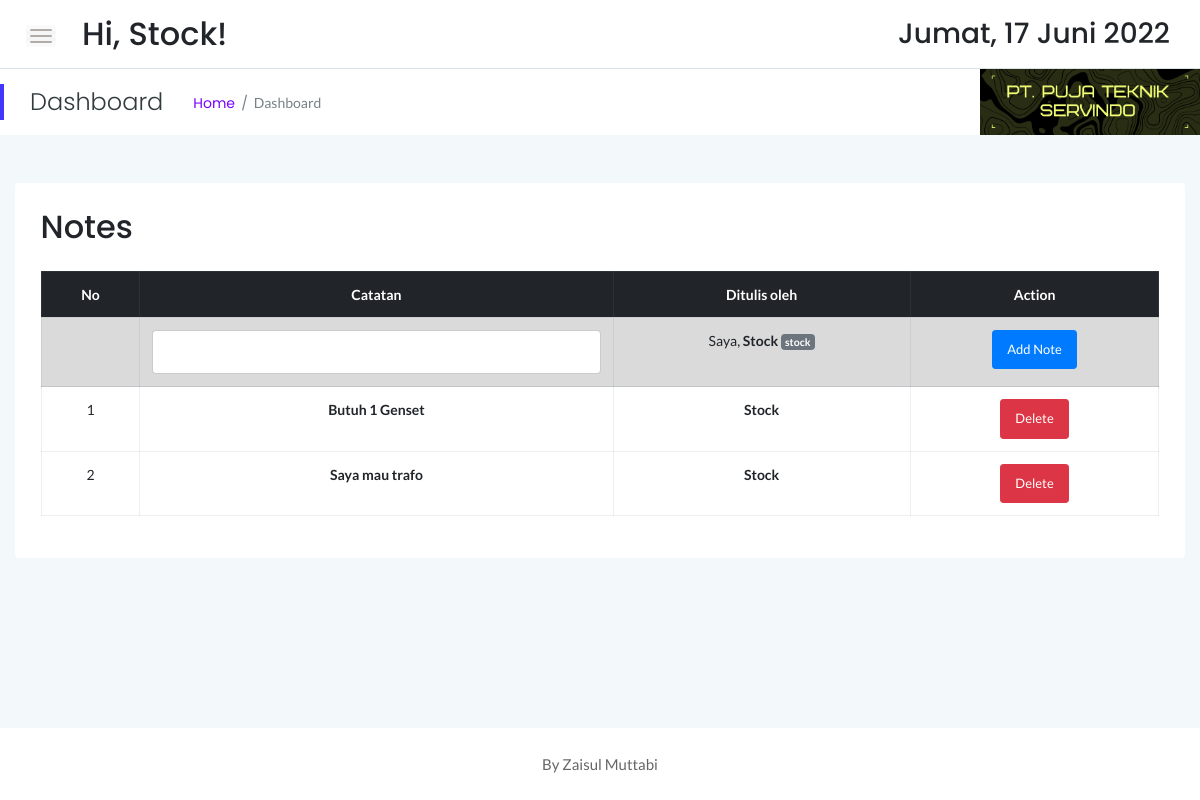
Page /stock (signed in) on the committed database.
### tables this page shows
CREATE TABLE `notes` (
  `id` int(11) NOT NULL,
  `contents` text NOT NULL,
  `admin` varchar(20) NOT NULL,
  `status` varchar(8) NOT NULL DEFAULT 'aktif'
);

### stock/index.php (the view, shortened to what this page needs)
<!doctype html>
<html class="no-js" lang="en">
<?php
    include '../dbconnect.php';
	?>
<head>
    <link rel="stylesheet" href="assets/css/bootstrap.min.css">
    <link rel="stylesheet" href="assets/css/font-awesome.min.css">
    <link rel="stylesheet" href="assets/css/themify-icons.css">
    <link rel="stylesheet" href="assets/css/metisMenu.css">
    <link rel="stylesheet" href="assets/css/owl.carousel.min.css">
    <link rel="stylesheet" href="assets/css/slicknav.min.css">
    <link rel="stylesheet" href="https://www.amcharts.com/lib/3/plugins/export/export.css" type="text/css" media="all" />
    <link rel="stylesheet" href="assets/css/typography.css">
    <link rel="stylesheet" href="assets/css/default-css.css">
    <link rel="stylesheet" href="assets/css/styles.css">
    <link rel="stylesheet" href="assets/css/responsive.css">
</head>
<body>
    <div class="page-container">
        <div class="main-content">
            <div class="header-area">
                <div class="row align-items-center">
                    <div class="col-md-6 col-sm-8 clearfix">
                        <div class="nav-btn pull-left">
                            <span></span>
                            <span></span>
                            <span></span>
                        </div>
                        <div class="search-box pull-left">
                            <form action="#">
                                <h2>Hi, <?=$_SESSION['user'];?>!</h2>
                            </form>
                        </div>
                    </div>
                    <div class="col-md-6 col-sm-4 clearfix">
                        <ul class="notification-area pull-right">
                            <li><h3><div class="date">
						</b></div></h3>
						</li>
                        </ul>
                    </div>
                </div>
            </div>
            <div class="page-title-area">
                <div class="row align-items-center">
                    <div class="col-sm-6">
                        <div class="breadcrumbs-area clearfix">
                            <h4 class="page-title pull-left">Dashboard</h4>
                            <ul class="breadcrumbs pull-left">
                                <li><a href="index.php">Home</a></li>
                                <li><span>Dashboard</span></li>
                            </ul>
                        </div>
                    </div>
                    <div class="col-sm-6 clearfix">
                        <div class="user-profile pull-right" style="color:black; padding:0px;">
                            <img src="pt_puja.png" width="220px" class="user-name dropdown-toggle" data-toggle="dropdown"\>
                        </div>
                    </div>
                </div>
            </div>
            <div class="main-content-inner">
                <div class="row mt-5 mb-5">
                    <div class="col-12">
                        <div class="card">
                            <div class="card-body">
                                <div class="d-sm-flex justify-content-between align-items-center">
									<h2>Notes</h2>
                                </div>
                                <div class="market-status-table mt-4">
                                    <div class="table-responsive">
										 <table class="table table-bordered table-hover"><thead class="thead-dark">
										<tr>
										 <th><center> No </center></th>
										 <th><center> Catatan </center></th>
										 <th><center> Ditulis oleh </center></th>
										 <th><center> Action </center></th>
										</tr></thead>
										 <form method ='POST' action = 'notes.php'>
										 <tr class="table-active">
											<td><center><input type = 'hidden'/></center> </td>
											<td><center> <input type = 'text' class='form-control' name = 'konten' required /></center> </td>
											<td><center>Saya, <strong><?=$_SESSION['user'];?></strong> <span class="badge badge-secondary"><?=$_SESSION['role'];?></span></center> </td>
											<td><center><input type = 'submit' name = 'submit'  class='btn btn-primary btn-sm' value = 'Add Note'/></center></td>
										 </form>
										<?php
										$queri="Select * From notes where status='aktif' Order by id DESC" ;
										$hasil=MySQLi_query ($conn,$queri);
										$i = 1;
										while ($data = mysqli_fetch_array ($hasil)){
										 echo "  <form method ='POST' action = 'done.php'>
										  <tr>
										  <td><center>".$i."</center></td>
										  <td><strong><center>".$data['contents']."</center></strong></td>
										  <td><strong><center>".$data['admin']."</center></strong></td>
										  <td><center><input type = 'hidden' name = 'id' value = '".$data['id']."'> <input type='submit' name = 'submit'  class='btn btn-danger btn-sm' value = 'Delete' formaction='del.php' /></center></td>
										  </form></td>
										  </tr> </form>
										  ";
										 $i++;
										}
										?>
										</table>
                                    </div>
                                </div>
                            </div>
                        </div>
                    </div>
                </div>
            </div>
        </div>
        <footer>
            <div class="footer-area">
                <p>By Zaisul Muttabi</p>
            </div>
        </footer>
    </div>
</body>
</html>

### rows in the picture
notes: contents "Butuh 1 Genset", admin "Stock"
notes: contents "Saya mau trafo", admin "Stock"

### other values in the picture
$_SESSION['user'] "Stock"
$_SESSION['role'] "stock"
